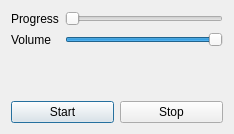
<?xml version="1.0" encoding="UTF-8"?>
<ui version="4.0">
 <class>Dialog</class>
 <widget class="QDialog" name="Dialog">
  <property name="geometry">
   <rect>
    <x>0</x>
    <y>0</y>
    <width>234</width>
    <height>134</height>
   </rect>
  </property>
  <property name="windowTitle">
   <string>Dialog</string>
  </property>
  <layout class="QVBoxLayout" name="verticalLayout">
   <item>
    <layout class="QFormLayout" name="formLayout">
     <item row="0" column="0">
      <widget class="QLabel" name="label">
       <property name="text">
        <string>Progress</string>
       </property>
      </widget>
     </item>
     <item row="0" column="1">
      <widget class="QSlider" name="sliderProgress">
       <property name="orientation">
        <enum>Qt::Horizontal</enum>
       </property>
      </widget>
     </item>
     <item row="1" column="0">
      <widget class="QLabel" name="label_2">
       <property name="text">
        <string>Volume</string>
       </property>
      </widget>
     </item>
     <item row="1" column="1">
      <widget class="QSlider" name="sliderVolume">
       <property name="value">
        <number>99</number>
       </property>
       <property name="orientation">
        <enum>Qt::Horizontal</enum>
       </property>
      </widget>
     </item>
    </layout>
   </item>
   <item>
    <layout class="QHBoxLayout" name="horizontalLayout">
     <item>
      <widget class="QPushButton" name="pushButton">
       <property name="text">
        <string>Start</string>
       </property>
      </widget>
     </item>
     <item>
      <widget class="QPushButton" name="pushButton_2">
       <property name="text">
        <string>Stop</string>
       </property>
      </widget>
     </item>
    </layout>
   </item>
  </layout>
 </widget>
 <layoutdefault spacing="6" margin="11"/>
 <resources/>
 <connections/>
</ui>
